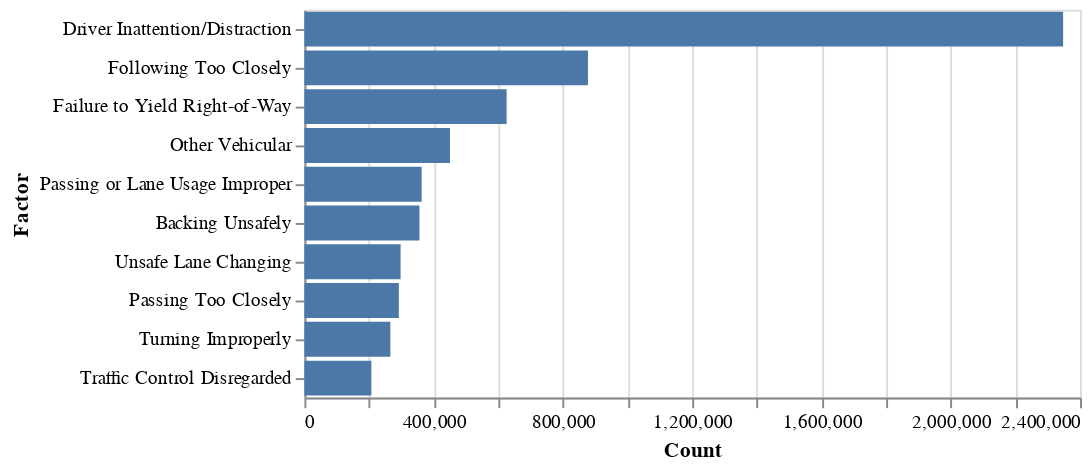

The cell this chart's notebook holds for it:
### Markdown cell above
### Bar Chart contributing factors

### Code cell
# Create mapping for the contributing factor strings to fit in the heatmap / future analysis
all_factors_list = cf_combined.keys()
# factors_to_int_mapping = dict([(y,x+1) for x,y in enumerate(sorted(set(all_factors_list)))])

cf_combined_df = pd.DataFrame(cf_combined.items(), columns=['Factor', 'Count'])

alt.Chart(cf_combined_df.nlargest(10, columns=['Count'])).mark_bar().encode(
    x='Count:Q',
    y=alt.Y('Factor:N', sort='-x')
)

### Figure 1 — Vega-Lite specification as saved in the notebook (floating-point values rounded to 4 significant figures)
{"config": {"view": {"continuousWidth": 400, "continuousHeight": 300}}, "data": {"name": "data-b481489a3b91fb87e64afc0c9086d178"}, "mark": "bar", "encoding": {"x": {"type": "quantitative", "field": "Count"}, "y": {"type": "nominal", "field": "Factor", "sort": "-x"}}, "$schema": "https://vega.github.io/schema/vega-lite/v4.8.1.json", "datasets": {"data-b481489a3b91fb87e64afc0c9086d178": [{"Factor": "Driver Inattention/Distraction", "Count": 2347713}, {"Factor": "Following Too Closely", "Count": 877284}, {"Factor": "Failure to Yield Right-of-Way", "Count": 625684}, {"Factor": "Other Vehicular", "Count": 450422}, {"Factor": "Passing or Lane Usage Improper", "Count": 362712}, {"Factor": "Backing Unsafely", "Count": 355870}, {"Factor": "Unsafe Lane Changing", "Count": 297582}, {"Factor": "Passing Too Closely", "Count": 292179}, {"Factor": "Turning Improperly", "Count": 265891}, {"Factor": "Traffic Control Disregarded", "Count": 207199}]}}
